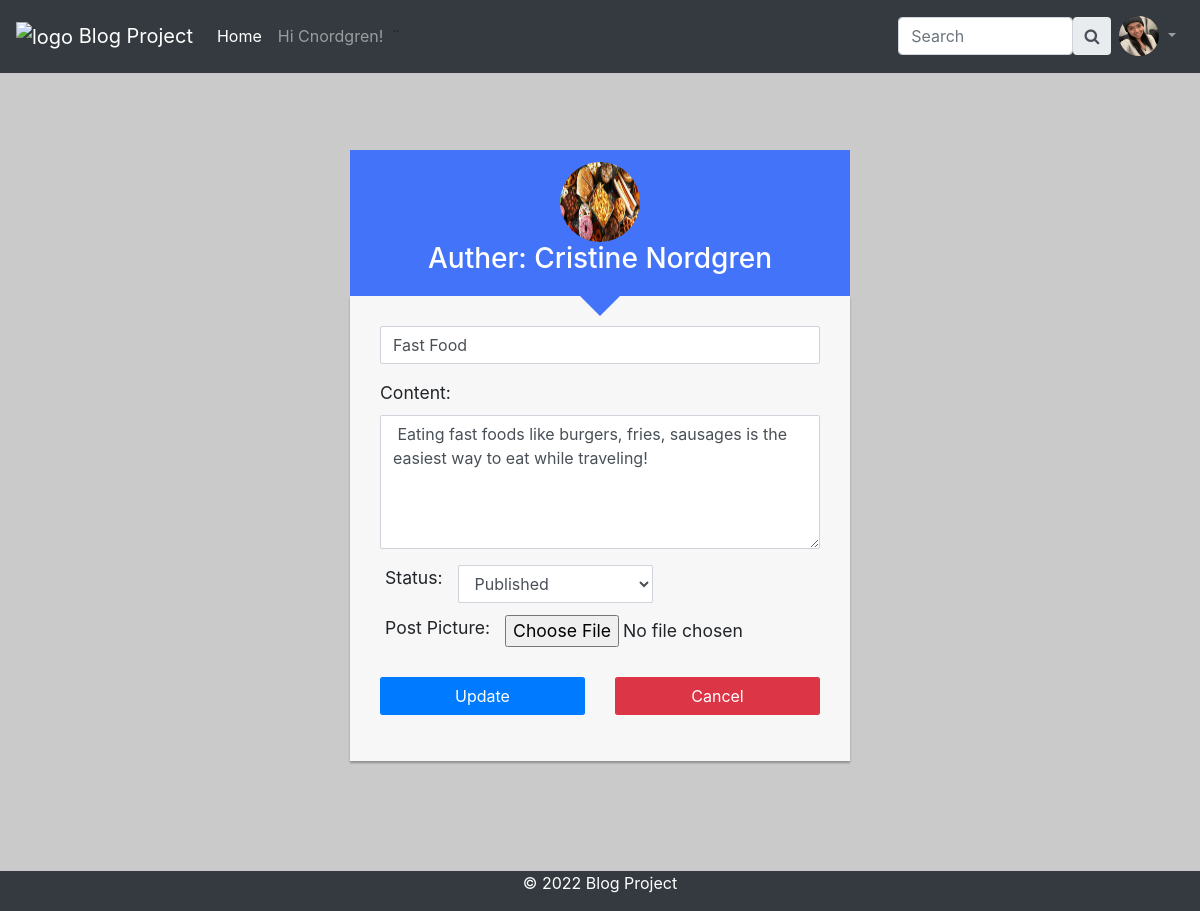
/blog_app/editpost/26/ (signed in), run on the app's committed database.
### blog_app/models.py (models this page shows, shortened)
class UserProfileInfo(models.Model):
    user = models.OneToOneField(User, on_delete=models.CASCADE)
    first_name = models.CharField( max_length=50)
    last_name = models.CharField( max_length=50)
    profile_pic = models.ImageField(upload_to = 'profile_pics', blank = True)

class Post(models.Model):
    author = models.ForeignKey(User, editable=False, on_delete= models.CASCADE,related_name='blog_posts', null=True)
    title = models.CharField(max_length=200)
    content = models.TextField()
    status = models.IntegerField(choices=STATUS, default=0)
    blog_pic = models.ImageField(upload_to="blog_pics", blank=True, null=True)
    created_on = models.DateTimeField(auto_now_add=True)

### blog_app/views.py (the view)
# urls.py: url(r'^editpost/(?P<id>[0-9]+)/$', views.editpost, name="editpost"),
def editpost(request, id):
    post = Post.objects.get(id=id)
    blog=PostForm(instance=post)
    if request.method=="POST":
        post_form = PostForm(request.POST, request.FILES, instance=post)
        if post_form.is_valid():
            post_form.save()
            return redirect( 'user_profile')
    return render(request, "blog_app/editpost.html", {'blog':post,})

### templates/blog_app/editpost.html (shortened to what this page needs)
<!DOCTYPE html>
{% extends "blog_app/base.html" %}
{% load staticfiles %}
{% block content %}
<div class="login-form login blog-post">
    <header class=" login--header register--header text-center">
        <img src="{{ blog.blog_pic.url }}" width="80" height="80" class="rounded-circle">
        <h3 >Auther: {{ user.first_name }} {{ user.last_name }}</h3>
        <span class="arrow-down login--header__arrow"></span>
    </header>
    <form action="{% url 'blog_app:editpost' blog.id%}" method="POST" enctype="multipart/form-data">
        <div class="form-group">
            <div class="input-group">
                <input type="text" class="form-control" placeholder="Title" name="title" value="{{ blog.title }}">
            </div>
        </div>
        <div class="form-group text-left">
            <label>Content:</label>
            <textarea class="form-control" id="content" name="content" rows="5"> {{ blog.content }}</textarea>
        </div>
        <div class="row form-check d-flex ">
            <div class="form-group">
                <label for="id_status">Status:</label>
            </div>
            <div class="col-xs-6 col-sm-6 col-md-6">
               <div >
                 <select class="form-control" name="status" id="id_status" >
                     <option value="1" {% if blog.status == 1 %}selected{% endif %}>Published</option>
                 </select>
               </div>
            </div>
        </div>
        <div class="row form-check d-flex ">
            <div class="form-group">
                <label class="form-check-label" style="margin-top:-2px" >Post Picture:</label>
            </div>
            <div class="col-xs-6 col-sm-6 col-md-6">
                <div >
                 <input type="file" name="blog_pic" id="id_blog_pic" value="{{ blog.blog_pic }}">
                </div>
            </div>
        </div>
        <div class="row" style="margin-top:20px;">
            <div class="col-xs-6 col-sm-6 col-md-6">
                <div class="form-group">
                    <button type="submit" class="form-control btn btn-primary btn-block">Update</button>
                </div>
            </div>
            <div class="col-xs-6 col-sm-6 col-md-6">
                <div class="form-group">
                    <a href='/user_profile' class="form-control btn btn-danger btn-block">Cancel</a>
                </div>
            </div>
        </div>
    </form>
</div>
{% endblock %}

### templates/blog_app/base.html (shortened to what this page needs)
{% load staticfiles %}
{% load static %}
<!DOCTYPE html>
<html lang="en">
<head>
    <link rel="stylesheet" href="https://stackpath.bootstrapcdn.com/bootstrap/4.5.0/css/bootstrap.min.css">
    <link rel="stylesheet" href="https://maxcdn.bootstrapcdn.com/font-awesome/4.7.0/css/font-awesome.min.css">
    <link rel="stylesheet" href="{% static 'css/basicstyle.css' %}">
    <link href="{% static 'styles/base.css' %}" rel="stylesheet">
</head>
<body>
<header>
  <nav class="navbar navbar-dark bg-dark navbar-expand-sm fixed-top">
    <a class="navbar-brand" href="{% url 'index' %}">
      <img src="https://s3.eu-central-1.amazonaws.com/bootstrapbaymisc/blog/24_days_bootstrap/logo_white.png" width="30" height="30" alt="logo">
      Blog Project
    </a>
    <ul class="navbar-nav me-auto mb-2 mb-lg-0">
      {% if user.is_authenticated %}
      <li class="nav-item">
        <a class="nav-link active" aria-current="page" href="{% url 'index' %}">Home</a>
      </li>
      <li class="nav-item">
        <a class="nav-link" href="{% url 'user_profile' %}">Hi {{ user.username }}!</a>
      </li>
    </ul>
¨
    <div class="collapse navbar-collapse justify-content-end" id="navbar-list-4">
      <form class="collapse navbar-collapse justify-content-end" action="{% url 'blog_app:searchblog'  %}" method="POST">
      <div class="input-group rounded" style="width:30%; height:70%">
        <input type="search" class="form-control rounded" placeholder="Search" aria-label="Search" aria-describedby="search-addon" id="searched" name="searched"/>
        <button class="input-group-text border-0" id="search-addon">
          <i class="fa fa-search"></i>
        </button>
      </div>
    </form>
      <ul class="navbar-nav ">
          <li class="nav-item dropdown">
          <a class="nav-link dropdown-toggle" href="#" id="navbarDropdownMenuLink" role="button" data-toggle="dropdown" aria-haspopup="true" aria-expanded="false">
            <img src="{{ user.userprofileinfo.profile_pic.url }}" width="40" height="40" class="rounded-circle">
          </a>
        </li>
      </ul>
    </div>
    {% endif %}
  </nav>
  </header>
<div id="content-wrap">
{% block content %}
{% endblock %}
</div>
<div class="container" >
  <footer class="py-0  footer fixed-bottom bg-dark " id="footer">
    <p class="text-center " style="color: white;">© 2022 Blog Project</p>
  </footer>
</div>
</body>
</html>

### static/css/basicstyle.css (style rules this page uses)
body { background-color: rgb(202, 202, 202); }
h3 { color: rgb(22, 35, 150); }
.fixed-top { height: 8%; }
#footer { position: fixed; bottom: 0; width: 100%; }
#content-wrap { margin-bottom: 20px; margin-top: 150px; position: relative; padding-bottom: 5rem; }
.login { width: auto; font-size: 1.1rem; }
.login-form { width: 500px; margin: 50px auto; }
.login-form form { margin-bottom: 15px; background: #f7f7f7; box-shadow: 0px 2px 2px rgba(0, 0, 0, 0.3); padding: 30px; }
.login .form-control, .btn { min-height: 38px; border-radius: 2px; }
.login .arrow-down { border-top: 20px solid #4273f9; }
.login--header { padding: .7em 0; color: #fff; position: relative; background-color: #4273f9; }
.login--header h3 { text-transform: UPPERCASE; color: white; }
.arrow-down { z-index: 999; border: 20px solid transparent; position: absolute; margin: 0 auto; top: 100%; display: block; left: 50%; -webkit-transform: translateX(-50%); -ms-transform: translateX(-50%); transform: translateX(-50%); }
.blog-post h3 { text-transform: None; color: white; }

### static/styles/base.css (style rules this page uses)
body { text-align:center; }

### data on the page
Post: blog_pic (picture), title "Fast Food", content "Eating fast foods like burgers, fries, sausages is the easiest way to eat while traveling!", status "Published"

### other printed values
{{ user.username }} "Cnordgren"
{{ user.first_name }} "Cristine"
{{ user.last_name }} "Nordgren"
